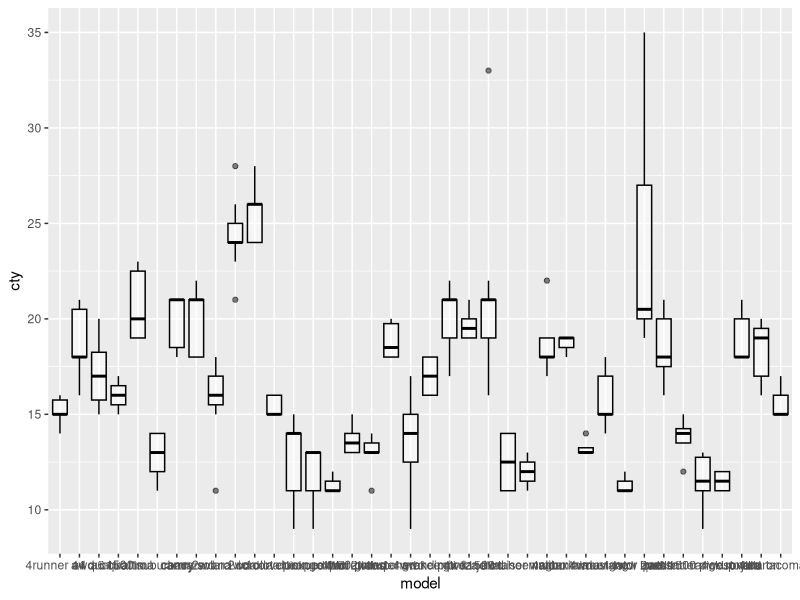

Reproduce this figure in R.
library(tidyverse)

#data("beavers")

#ggplot(beaver1) +
 #   geom_line(aes(x = time, y = temp))


#Make two lines graphs at once
#ggplot() +
#  geom_line(data = beaver1,aes(x = time, y = temp),colour = "red") +
#  geom_line(data = beaver2,aes(x = time, y = temp),colour = "blue")

#ggplot() +
#geom_line(data = beaver1,aes(x = time, y = temp),colour = "purple", size = 1.5, alpha = 0.5) +
#  geom_line(data = beaver2,aes(x = time, y = temp),colour = "blue", size = 1.5, alpha = 0.5) +
  
data("mpg")
ggplot()+
  geom_boxplot(data = mpg,aes(x = model, y = cty), colour = "black", size = .5, alpha = 0.5)